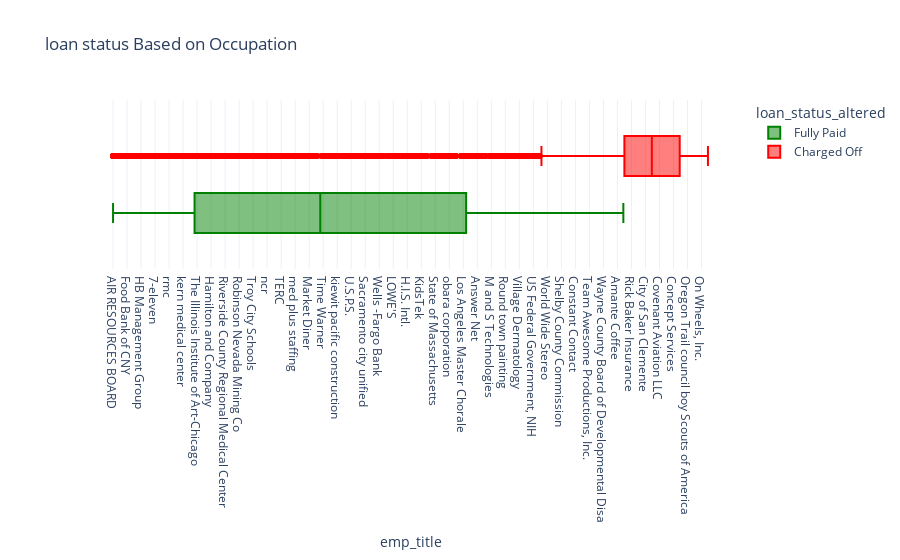

Notebook source saved alongside this figure:
### Code cell
fig = px.box(loan_stat_df, 
             x="emp_title",  
             color="loan_status_altered", 
             title="loan status Based on Occupation", 
             color_discrete_map={'Charged Off':'red',
                                 'Fully Paid':'green'})
fig.show()

### Figure 1 — Plotly figure (JSON) as saved in the notebook; plotly's stock layout.template omitted (floating-point values rounded to 4 significant figures; data arrays with more than 128 entries replaced by an {"elided": "..."} marker saying what was removed)
{"data": [{"alignmentgroup": "True", "hovertemplate": "loan_status_altered=Fully Paid<br>emp_title=%{x}<extra></extra>", "legendgroup": "Fully Paid", "marker": {"color": "green"}, "name": "Fully Paid", "notched": false, "offsetgroup": "Fully Paid", "orientation": "h", "showlegend": true, "type": "box", "x": {"elided": "36104 str values"}, "x0": " ", "xaxis": "x", "y0": " ", "yaxis": "y"}, {"alignmentgroup": "True", "hovertemplate": "loan_status_altered=Charged Off<br>emp_title=%{x}<extra></extra>", "legendgroup": "Charged Off", "marker": {"color": "red"}, "name": "Charged Off", "notched": false, "offsetgroup": "Charged Off", "orientation": "h", "showlegend": true, "type": "box", "x": {"elided": "6431 str values"}, "x0": " ", "xaxis": "x", "y0": " ", "yaxis": "y"}], "layout": {"boxmode": "group", "legend": {"title": {"text": "loan_status_altered"}, "tracegroupgap": 0}, "title": {"text": "loan status Based on Occupation"}, "xaxis": {"anchor": "y", "domain": [0, 1], "title": {"text": "emp_title"}}, "yaxis": {"anchor": "x", "domain": [0, 1]}}}
